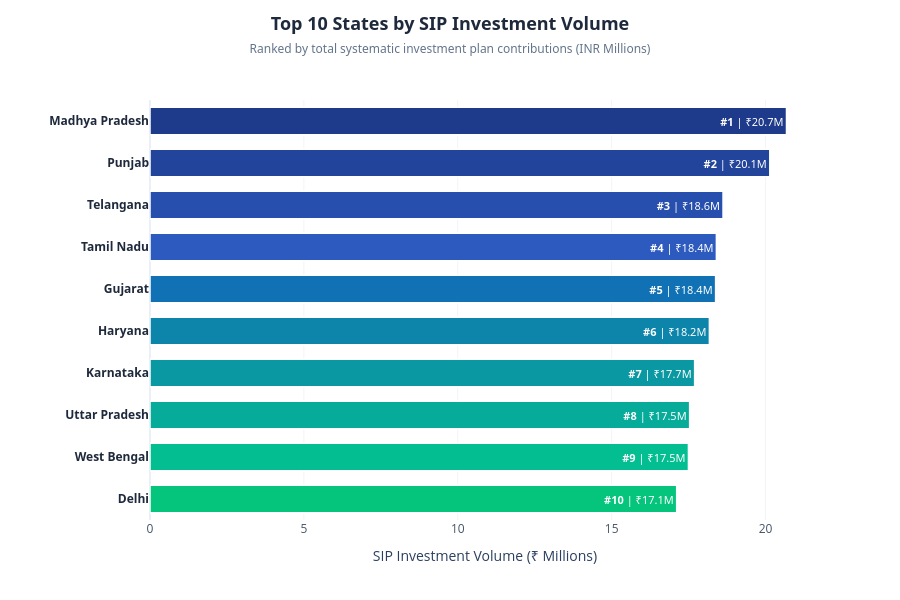

The notebook cell saved with this chart:
### Code cell
import numpy as np
import plotly.graph_objects as go

top10 = sip_state.head(10)
states = list(top10.index)
values_m = list(top10.values / 1e6) # Convert to Millions

# Curated teal-indigo gradient
colors = [
    "#1e3a8a", # 1
    "#23449b", # 2
    "#274fad", # 3
    "#2c5abe", # 4
    "#1072b4", # 5
    "#0d85ab", # 6
    "#0a98a2", # 7
    "#06ab99", # 8
    "#02be90", # 9
    "#05c47c"  # 10
]

# We want Rank 1 to be on top, so we reverse the list for Plotly y-axis ordering
states_rev = states[::-1]
values_m_rev = values_m[::-1]
colors_rev = colors[::-1]
ranks_rev = list(range(10, 0, -1))

fig = go.Figure(data=go.Bar(
    y=states_rev,
    x=values_m_rev,
    orientation="h",
    marker=dict(
        color=colors_rev,
        line=dict(color="#ffffff", width=1.5)
    ),
    text=[f"<b>#{r}</b> | ₹{val:.1f}M" for r, val in zip(ranks_rev, values_m_rev)],
    textposition="inside",
    insidetextanchor="end",
    textfont=dict(color="white", size=11, family="Segoe UI, Helvetica, Arial"),
    width=0.65
))

fig.update_layout(
    template="plotly_white",
    width=900,
    height=600,
    title={
        "text": "<b>Top 10 States by SIP Investment Volume</b><br><span style='font-size:12px;color:#64748b;'>Ranked by total systematic investment plan contributions (INR Millions)</span>",
        "y": 0.95,
        "x": 0.5,
        "xanchor": "center",
        "font": {"size": 18, "color": "#1e293b", "family": "Segoe UI, Helvetica, Arial"}
    },
    xaxis=dict(
        title="SIP Investment Volume (₹ Millions)",
        showgrid=True,
        gridcolor="#f1f5f9",
        tickfont=dict(color="#475569")
    ),
    yaxis=dict(
        tickfont=dict(size=12, color="#1e293b", family="Segoe UI, Helvetica, Arial", weight="bold"),
        showgrid=False
    ),
    margin=dict(t=100, b=80, l=150, r=80)
)

fig.show()
fig.write_image(CHARTS_DIR / "state_distribution.png", scale=2)
print("state_distribution.png saved successfully")

### Figure 1 — Plotly figure (JSON) as saved in the notebook; plotly's stock layout.template omitted (floating-point values rounded to 4 significant figures)
{"data": [{"insidetextanchor": "end", "marker": {"color": ["#05c47c", "#02be90", "#06ab99", "#0a98a2", "#0d85ab", "#1072b4", "#2c5abe", "#274fad", "#23449b", "#1e3a8a"], "line": {"color": "#ffffff", "width": 1.5}}, "orientation": "h", "text": ["<b>#10</b> | ₹17.1M", "<b>#9</b> | ₹17.5M", "<b>#8</b> | ₹17.5M", "<b>#7</b> | ₹17.7M", "<b>#6</b> | ₹18.2M", "<b>#5</b> | ₹18.4M", "<b>#4</b> | ₹18.4M", "<b>#3</b> | ₹18.6M", "<b>#2</b> | ₹20.1M", "<b>#1</b> | ₹20.7M"], "textfont": {"color": "white", "family": "Segoe UI, Helvetica, Arial", "size": 11}, "textposition": "inside", "type": "bar", "width": 0.65, "x": [17.11, 17.5, 17.53, 17.7, 18.18, 18.38, 18.4, 18.62, 20.14, 20.68], "y": ["Delhi", "West Bengal", "Uttar Pradesh", "Karnataka", "Haryana", "Gujarat", "Tamil Nadu", "Telangana", "Punjab", "Madhya Pradesh"]}], "layout": {"height": 600, "margin": {"b": 80, "l": 150, "r": 80, "t": 100}, "title": {"font": {"color": "#1e293b", "family": "Segoe UI, Helvetica, Arial", "size": 18}, "text": "<b>Top 10 States by SIP Investment Volume</b><br><span style='font-size:12px;color:#64748b;'>Ranked by total systematic investment plan contributions (INR Millions)</span>", "x": 0.5, "xanchor": "center", "y": 0.95}, "width": 900, "xaxis": {"gridcolor": "#f1f5f9", "showgrid": true, "tickfont": {"color": "#475569"}, "title": {"text": "SIP Investment Volume (₹ Millions)"}}, "yaxis": {"showgrid": false, "tickfont": {"color": "#1e293b", "family": "Segoe UI, Helvetica, Arial", "size": 12, "weight": "bold"}}}}
